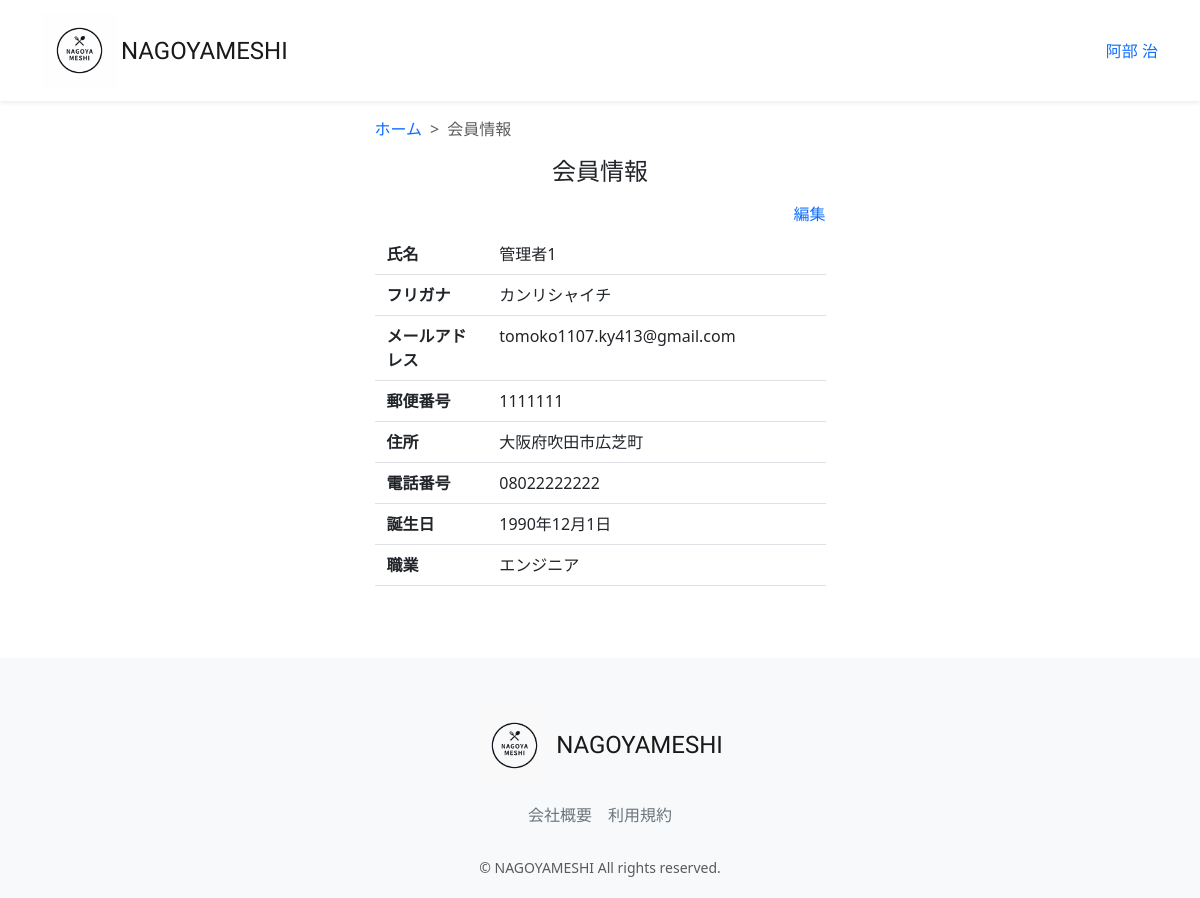
Before: /accounts/user-detail/3/ (signed in) with the older database file.
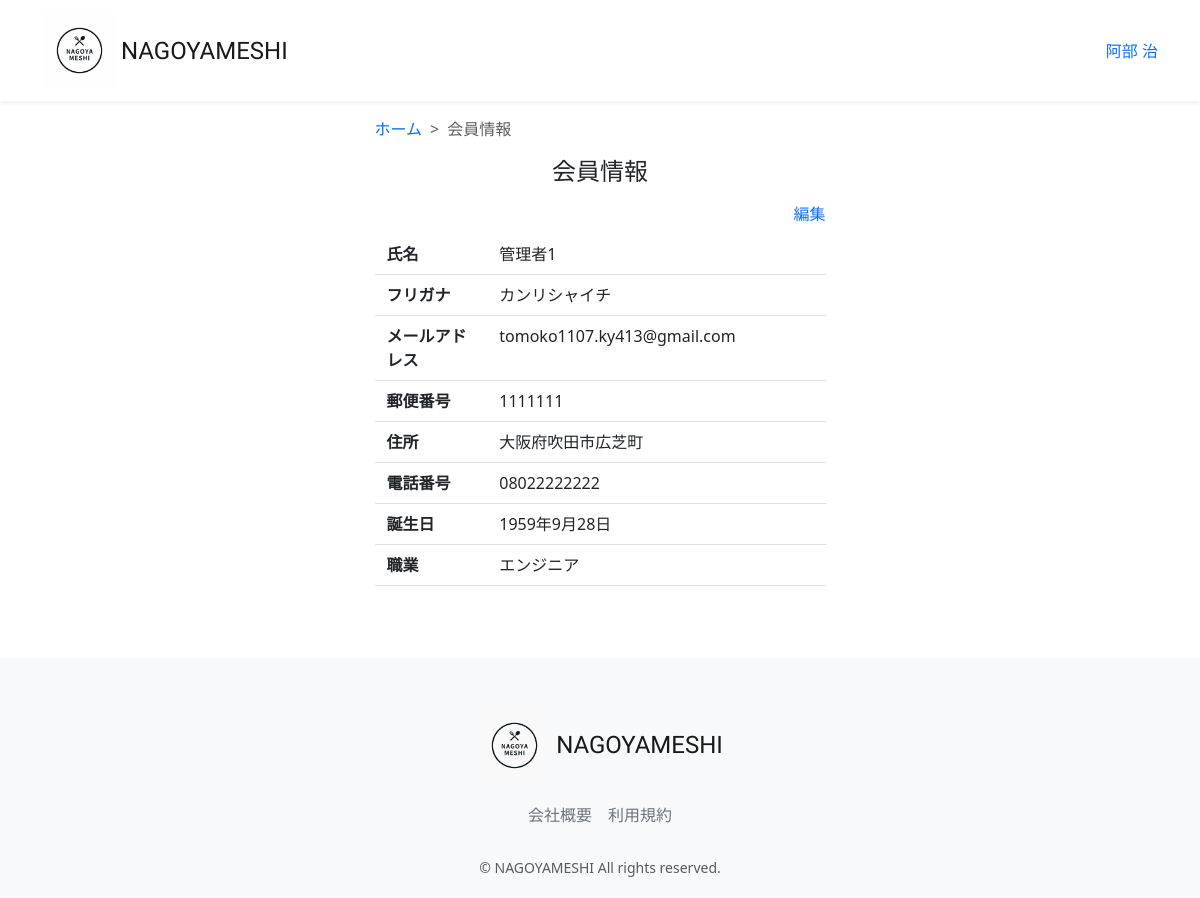
After: the same page with the newer database file.
### accounts/models.py (models this page shows, shortened)
class CustomUser(AbstractUser):
    user_name = models.CharField(max_length=128, null=True, blank=True,verbose_name='ユーザー名')
    hurigana = models.CharField(max_length=128, null=True, blank=True,verbose_name='フリガナ')
    zip_code = models.CharField(max_length=16, null=True, blank=True,verbose_name='郵便番号')
    address = models.CharField(max_length=255, null=True, blank=True,verbose_name='住所')
    phone_number = models.CharField(max_length=20, null=True, blank=True,verbose_name='電話番号')
    birthday = models.DateField(null=True, blank=True,verbose_name='誕生日')
    job = models.CharField(max_length=255, null=True, blank=True,verbose_name='職業')
    is_subscribed = models.BooleanField(default=False, verbose_name='有料会員')
    card_name = models.CharField(max_length=128, null=True, blank=True,verbose_name='カード名義')
    card_number = models.CharField(max_length=128, null=True, blank=True,verbose_name='カード番号')
    class Meta:
        verbose_name_plural = 'CustomUser'

### accounts/views.py (the view)
# urls.py: path("user-detail/<int:pk>/", views.UserDetailView.as_view(), name="user_detail"),
class UserDetailView(LoginRequiredMixin, generic.DetailView):
    model = models.CustomUser
    template_name = 'user/user_detail.html'

### accounts/templates/user/user_detail.html (shortened to what this page needs)
{% extends "layout/base.html" %}
{% load static %}
{% block content %}
<main>
  <div class="container nagoyameshi-container pb-5">
    <div class="row justify-content-center">
      <div class="col-xl-5 col-lg-6 col-md-8">
        <nav class="my-3" style="--bs-breadcrumb-divider: '>';" aria-label="breadcrumb">
          <ol class="breadcrumb mb-0">
            <li class="breadcrumb-item"><a href="{% url 'top_page'%}">ホーム</a></li>
            <li class="breadcrumb-item active" aria-current="page">会員情報</li>
          </ol>
        </nav>
          <h1 class="mb-3 text-center">会員情報</h1>
            <div class="d-flex justify-content-end align-items-end mb-3">
              <div>
                 <a href="{% url 'user_update' object.id %}">編集</a>
              </div>
              </div>
                <div class="container mb-4">
                  <div class="row pb-2 mb-2 border-bottom">
                    <div class="col-3">
                      <span class="fw-bold">氏名</span>
                    </div>
                      <div class="col">
                       <span>{{ object.user_name }}</span>
                      </div>
                  </div>
                  <div class="row pb-2 mb-2 border-bottom">
                    <div class="col-3">
                      <span class="fw-bold">フリガナ</span>
                    </div>
                      <div class="col">
                        <span>{{ object.hurigana }}</span>
                      </div>
                  </div>
                  <div class="row pb-2 mb-2 border-bottom">
                    <div class="col-3">
                      <span class="fw-bold">メールアドレス</span>
                    </div>
                      <div class="col">
                        <span>{{ object.email }}</span>
                      </div>
                    </div>
                    <div class="row pb-2 mb-2 border-bottom">
                      <div class="col-3">
                        <span class="fw-bold">郵便番号</span>
                      </div>
                        <div class="col">
                          <span>{{ object.zip_code }}</span>
                        </div>
                    </div>
                    <div class="row pb-2 mb-2 border-bottom">
                      <div class="col-3">
                        <span class="fw-bold">住所</span>
                      </div>
                        <div class="col">
                          <span>{{ object.address }}</span>
                        </div>
                    </div>
                      <div class="row pb-2 mb-2 border-bottom">
                        <div class="col-3">
                          <span class="fw-bold">電話番号</span>
                        </div>
                          <div class="col">
                            <span>{{ object.phone_number }}</span>
                          </div>
                    </div>
                    <div class="row pb-2 mb-2 border-bottom">
                      <div class="col-3">
                        <span class="fw-bold">誕生日</span>
                      </div>
                        <div class="col">
                          <span> {{ object.birthday }} </span>
                        </div>
                    </div>
                    <div class="row pb-2 mb-2 border-bottom">
                      <div class="col-3">
                        <span class="fw-bold">職業</span>
                      </div>
                        <div class="col">
                          <span>{{ object.job }} </span>
                        </div>
                    </div>
                  </div>
            </div>
       </div>
   </div>
</main>
{% endblock %}

Changed rows visible on the page:
changed CustomUser "管理者1": birthday "1990年12月1日" → "1959年9月28日"
